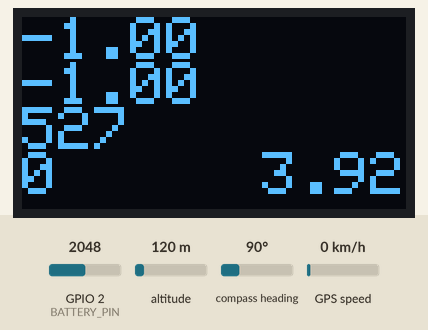
Simulated run of this sketch. Board: ESP32. Shown: 128×64 one-colour display. The test bench sets the inputs (shaded band); at power-on: altitude 120 m, GPIO 2 (BATTERY_PIN) = 2048, compass heading 90°, GPS speed 0 km/h (analog values on the 0–4095 scale). The GPS gets a fix after 3 s at 37.7749, -122.4194 with 8 satellites; what the sketch prints to the serial monitor is not drawn.

Above: at 1.6 s.
1.7 s: altitude set to 20 m
At 5.8 s:
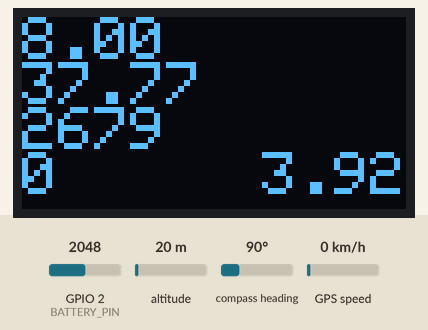
6.0 s: GPIO 2 (BATTERY_PIN) set to 2866
At 9.4 s:
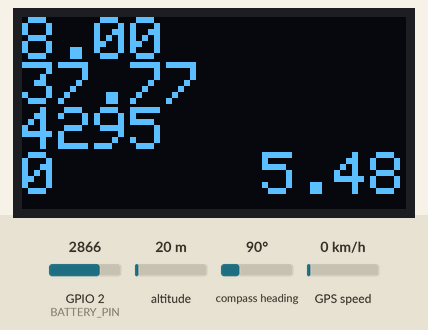
12.2 s: GPIO 2 (BATTERY_PIN) set to 3972
At 13.5 s:
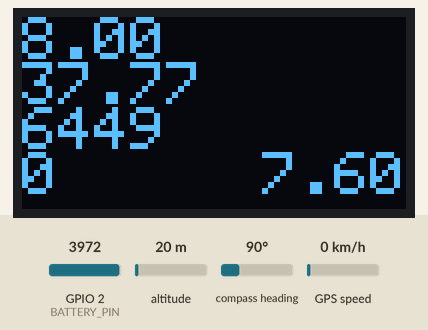
15.5 s: GPIO 2 (BATTERY_PIN) set to 1228
At 19.1 s:
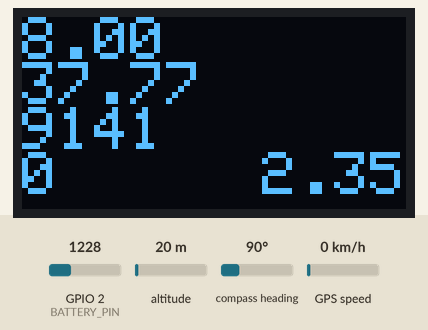
Timing chart, 0 to 20.6 s (numbered marks = the images above; inputs shaded):
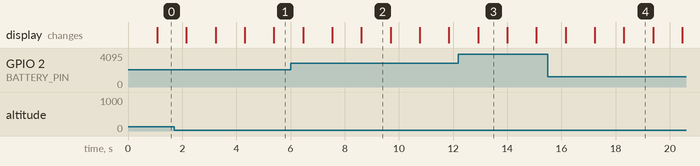

Measured:
- what the display in image 2 shows lasts 1.1 s, from 8.6 s to 9.7 s

The sketch:

oled_test.ino
```cpp
/////////////////////////////////////////////////////////////////////////////////
// BMP280_DEV - I2C Communications, Forced Conversion with Timing Measurement
/////////////////////////////////////////////////////////////////////////////////
#include <Adafruit_SSD1306.h>
#include <SoftwareSerial.h>

#include <TinyGPS.h>

TinyGPS gps;
SoftwareSerial ss(5, 4);

#define OLED_RESET -1
Adafruit_SSD1306 display(OLED_RESET);

#if (SSD1306_LCDHEIGHT != 64)
#error("Height incorrect, please fix Adafruit_SSD1306.h!");
#endif

//#include <VoltageReference.h>
//VoltageReference vRef;

unsigned long startTime, endTime, elapsedTime;    // Variables for timing measurements

const int BATTERY_PIN = 2; // Replace with your GPIO
const float VOLTAGE_DIVIDER_RATIO = 2.0; // Because of 100k:100k

float getBatteryVoltage() {
  int raw = analogRead(BATTERY_PIN);
  //Serial1.print("raw:");
  //Serial1.println(raw);
  float voltage = (raw * 5.05) / 2640.0;
  //Serial1.print("voltage:");
  //Serial1.println(voltage);
  return voltage;
}

void setup()
{
  Serial.begin(115200);                           // Initialize the serial port
  Serial1.begin(115200, SERIAL_8N1, 7, 6);
  ss.begin(9600);
  Serial1.println("Over 8, IRR 16");

  analogReadResolution(12); // Optional, default is 12-bit (0–4095)
  analogSetAttenuation(ADC_11db); // Measure up to ~3.3V input
  //Voltage Measurement
  //vRef.begin();

  // initialize and clear display
  #define SDA 8
  #define SCL 9
  Wire.begin(SDA, SCL);
  //Wire.setClock(20*1000);
  display.begin(SSD1306_SWITCHCAPVCC, 0x3C);
  Serial1.println("display init");
  Serial.println("display init");
  display.clearDisplay();
  display.display();
  Serial1.println("init done!");

  //setCpuFrequencyMhz(80);
}

void updateGPS() {
  bool newData = false;
  unsigned long chars;
  unsigned short sentences, failed;

  // For one second we parse GPS data and report some key values
  for (unsigned long start = millis(); millis() - start < 1000;)
  {
    while (ss.available())
    {
      char c = ss.read();
      Serial.write(c); // uncomment this line if you want to see the GPS data flowing
      Serial1.write(c);
      if (gps.encode(c)) // Did a new valid sentence come in?
        newData = true;
    }
  }

  float flat = -1;
  int nSetalites = -1;
  if (newData)
  {
    float flon;
    unsigned long age;
    gps.f_get_position(&flat, &flon, &age);
    Serial1.print("LAT=");
    Serial1.print(flat == TinyGPS::GPS_INVALID_F_ANGLE ? 0.0 : flat, 6);
    Serial1.print(" LON=");
    Serial1.print(flon == TinyGPS::GPS_INVALID_F_ANGLE ? 0.0 : flon, 6);
    Serial1.print(" SAT=");
    Serial1.print(gps.satellites() == TinyGPS::GPS_INVALID_SATELLITES ? 0 : gps.satellites());
    Serial1.print(" PREC=");
    Serial1.print(gps.hdop() == TinyGPS::GPS_INVALID_HDOP ? 0 : gps.hdop());

    nSetalites = gps.satellites();
  }

  gps.stats(&chars, &sentences, &failed);
  Serial1.print(" CHARS=");
  Serial1.print(chars);
  Serial1.print(" SENTENCES=");
  Serial1.print(sentences);
  Serial1.print(" CSUM ERR=");
  Serial1.println(failed);
  if (chars == 0)
    Serial1.println("** No characters received from GPS: check wiring **");

  refresh_display(nSetalites, flat, chars, sentences);
}

unsigned long lastDisplay = 0;
int br=1;
void loop()
{
  updateGPS();
}


void refresh_display(float nSetalites, float alt, int nChars, int nSentences){
  display.fillScreen(0);
  display.setTextColor(1);
  display.setTextSize(2);
  int yPos = 0;
  display.setCursor(0,yPos);
  display.print(nSetalites);

  display.setCursor(0,yPos+=15);
  display.print(alt);

  display.setCursor(0,yPos+=15);
  display.print(nChars);

  display.setCursor(0,yPos+=15);
  display.print(nSentences);

  display.setCursor(80,yPos);
  display.print(getBatteryVoltage());

  display.display();
  delay(50);
}
```
